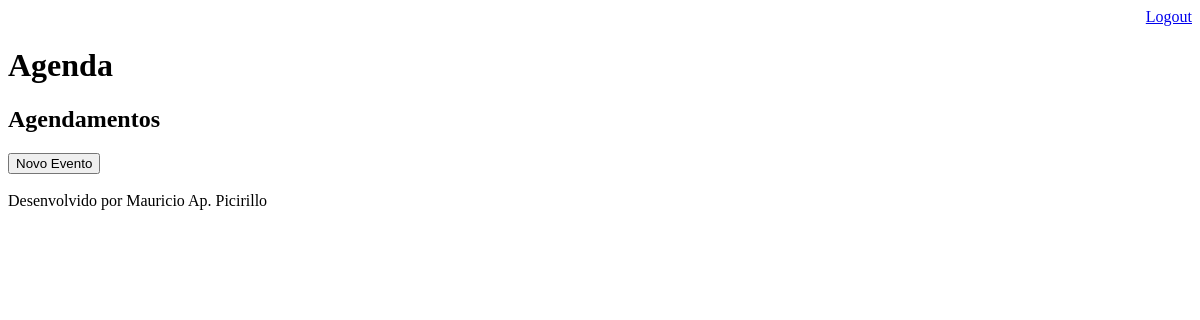
The page /agenda/ (signed in) on the database as committed earlier.
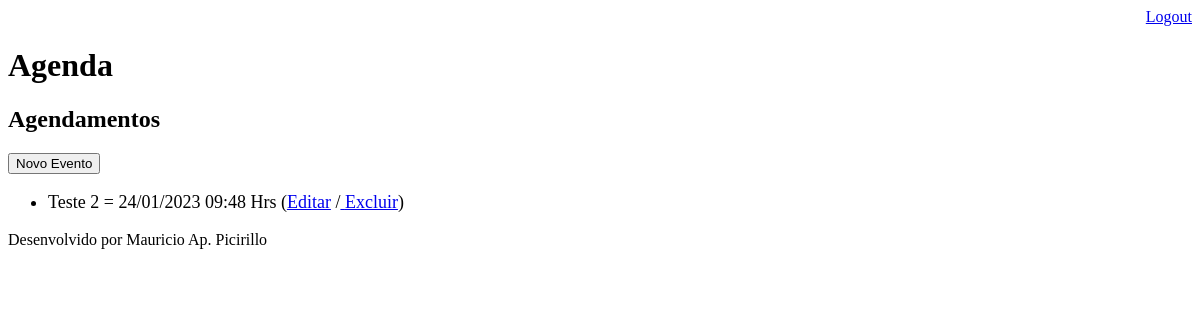
The same page on the database as committed later.
### core/models.py (models this page shows, shortened)
class Evento(models.Model):
    titulo = models.CharField(max_length=100)
    descricao = models.TextField(blank=True, null=True)
    data_evento = models.DateTimeField(verbose_name='Data do Evento')
    data_criacao = models.DateTimeField(auto_now=True)
    usuario = models.ForeignKey(User, on_delete=models.CASCADE)
    class Meta:
        db_table = 'evento'
    def get_data_evento(self):
        return self.data_evento.strftime('%d/%m/%Y %H:%M Hrs')

### core/views.py (the view)
# urls.py: path('agenda/', views.lista_eventos),
@login_required(login_url='/login/')
def lista_eventos(request):
    usuario = request.user
    evento = Evento.objects.filter(usuario=usuario)
    dados = {'eventos':evento}
    return render(request, 'agenda.html', dados)

### templates/agenda.html
{% extends "model-page.html" %}
{% block content %}
    <h2>Agendamentos</h2>
    <a href="evento/">
        <button type="button">Novo Evento</button>
    </a>
    <ul style="font-size: 18px">
        {% for evento in eventos %}
            <li>
                {{ evento.titulo }} = {{ evento.get_data_evento }}
                (<a href="evento/?id={{ evento.id }}">Editar</a>
                /<a href="evento/delete/{{ evento.id }}/"> Excluir</a>)
            </li>
        {% endfor %}
    </ul>
{% endblock %}

Rows that differ between the two databases and show on the page:
added Evento: titulo "Teste 2", get_data_evento "24/01/2023 09:48 Hrs"
